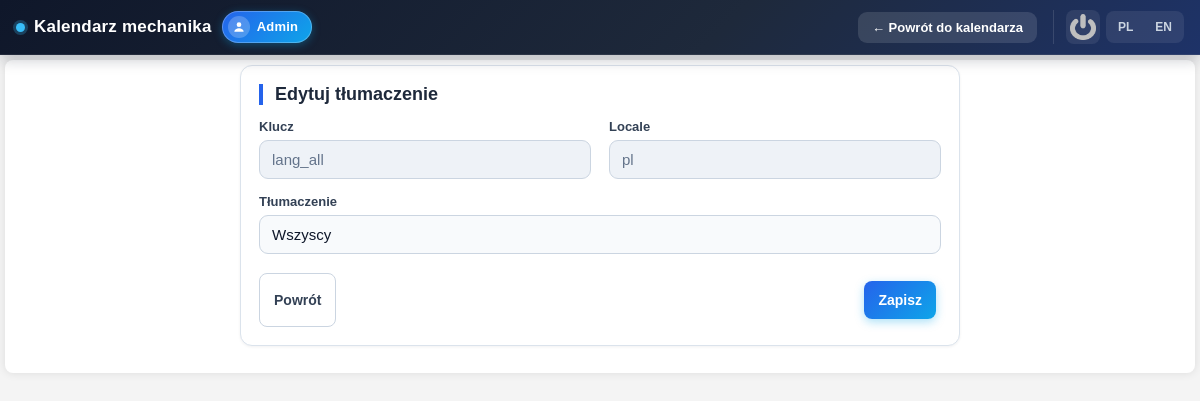
Screenshot of /settings/edit_translation.php?id=307 (signed in) with the database file from the repository.
### tables this page shows
CREATE TABLE `language` (
  `id` int(11) NOT NULL,
  `sys` varchar(30) NOT NULL,
  `locale` varchar(20) NOT NULL,
  `name` varchar(200) NOT NULL
);

### settings/edit_translation.php (the view, shortened to what this page needs)
<?php
require_once __DIR__ . '/../sys-backend/db_connect.php';
$translationId = (int) ($_GET['id'] ?? 0);
$stmt = $conn->prepare("SELECT * FROM language WHERE id = ?");
$stmt->bind_param("i", $translationId);
$stmt->execute();
$result = $stmt->get_result();
$translation = $result->fetch_assoc();
include __DIR__ . '/_header.php';
?>
<form action="backend/update_translation.php" method="post" class="settings-form">
    <div class="settings-grid">
        <div class="settings-field">
            <label for="sys">Klucz</label>
            <input type="text" name="sys" id="sys" value="<?php echo $h($translation['sys']); ?>" readonly>
        </div>
        <div class="settings-field">
            <label for="locale">Locale</label>
            <input type="text" name="locale" id="locale" value="<?php echo $h($translation['locale']); ?>" readonly>
        </div>
        <div class="settings-field settings-field-wide">
            <label for="name">Tłumaczenie</label>
            <input type="text" name="name" id="name" value="<?php echo $h($translation['name']); ?>" required autofocus>
        </div>
    </div>
    <div class="settings-form-actions settings-form-actions-split">
        <a href="index.php?tab=4" class="settings-btn">Powrót</a>
        <button type="submit" class="settings-btn settings-btn-primary">Zapisz</button>
    </div>
</form>
<?php include __DIR__ . '/_footer.php'; ?>

### newstyle.css (style rules this page uses)
body { font-family: Arial, sans-serif; background-color: #f4f4f4; margin: 0; padding: 0; }
form { display: flex; flex-direction: column; }
label { margin-bottom: 5px; }
input[type="text"], input[type="password"], input[type="email"], input[type="number"], input[type="date"], input[type="time"] { padding: 8px; margin-bottom: 1px; border: 1px solid #ccc; border-radius: 5px; font-size: 16px; box-sizing: border-box; }
button { background-color: #590e5c; color: #fff; border: none; padding: 5px 10px; text-align: center; font-size: 16px; cursor: pointer; margin-right: 5px; border-radius: 5px; text-decoration: none; }
.settings-btn { display: inline-flex; align-items: center; justify-content: center; min-height: 38px; padding: 7px 14px; border: 1px solid #cbd5e1; border-radius: 8px; background: #fff; color: #334155; font-family: inherit; font-size: 14px; font-weight: 600; text-decoration: none; cursor: pointer; transition: background .15s, border-color .15s, box-shadow .15s; }
.settings-btn-primary { border: none; background: linear-gradient(135deg, #2563eb, #0ea5e9); box-shadow: 0 3px 10px rgba(14, 165, 233, .35); color: #fff; }
.settings-form { display: block; }
.settings-grid { display: grid; grid-template-columns: repeat(2, minmax(0, 1fr)); gap: 14px 18px; }
.settings-field { display: flex; flex-direction: column; min-width: 0; }
.settings-field-wide { grid-column: 1 / -1; }
.settings-field label { margin: 0 0 6px; color: #334155; font-size: 13px; font-weight: 700; }
.settings-field input[type="text"], .settings-field input[type="password"], .settings-field input[type="email"], .settings-field input[type="number"], .settings-field select { width: 100%; padding: 10px 12px; border: 1px solid #cbd5e1; border-radius: 9px; background: #f8fafc; box-shadow: none; color: #0f172a; font-family: inherit; font-size: 15px; box-sizing: border-box; transition: border-color .15s, box-shadow .15s, background .15s; }
.settings-form-actions { display: flex; justify-content: flex-end; margin-top: 18px; }
.settings-form-actions-split { justify-content: space-between; align-items: center; }
.settings-field input[readonly] { background: #eef2f7; color: #64748b; cursor: not-allowed; }

### rows the page displays
language: sys "lang_all", locale "pl", name "Wszyscy"

### other values shown
$lang_WebTitle "Kalendarz mechanika"
$userName "Admin"
$lang_back "Powrót do kalendarza"
$pageTitle "Edytuj tłumaczenie"
